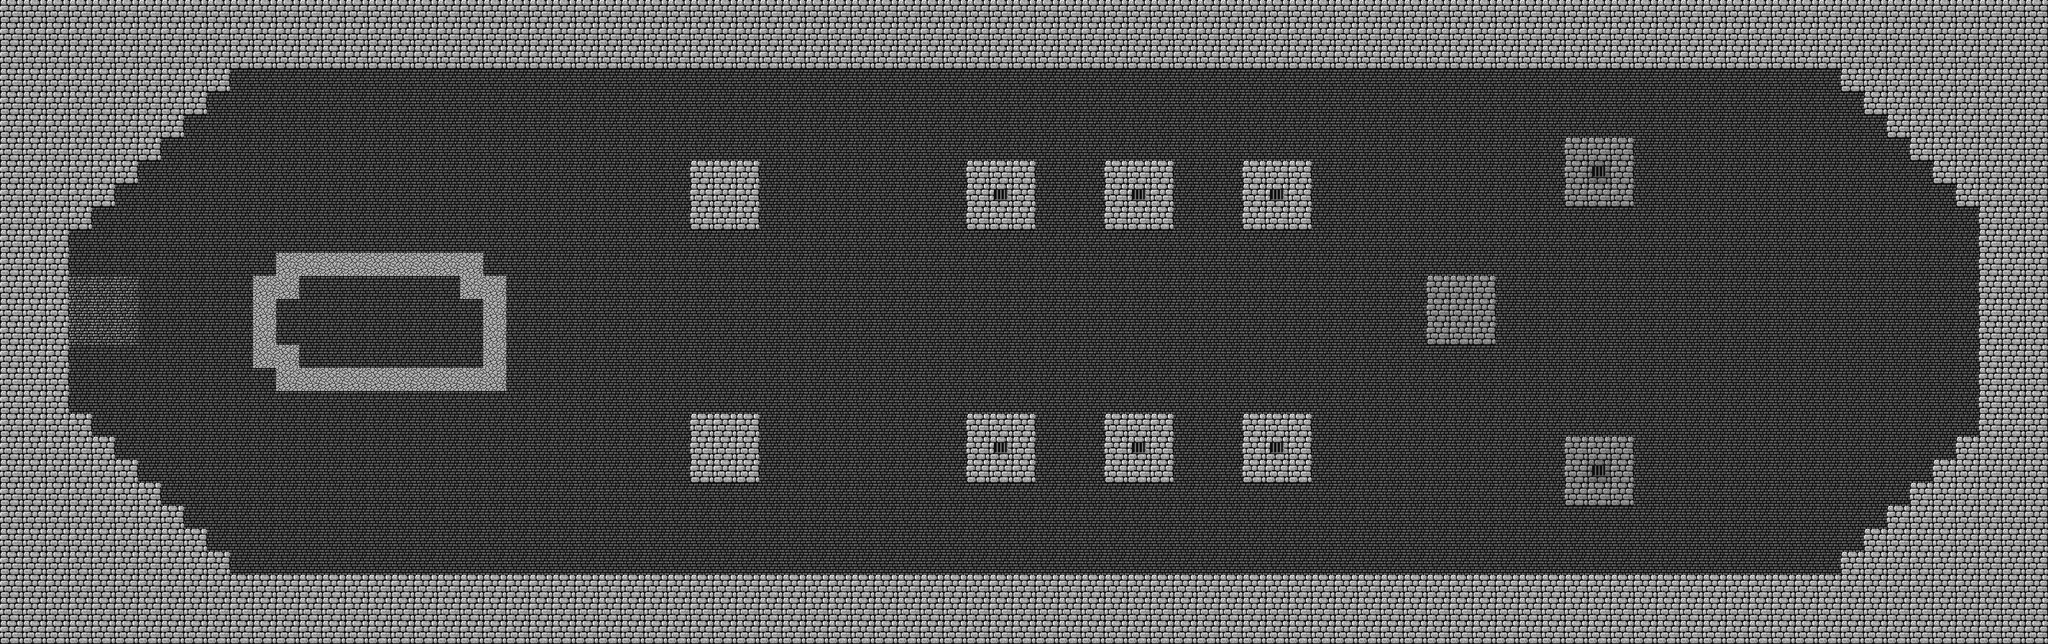

This is a level from a 2D game, rendered from its Tiled map with the project's own tilesets. A one-line summary and the map file follow, with tile-layer data summarised:
An orthogonal 89x28 tile map with 32x32 px tiles, 1 tile layer (Tile Layer 1), 6 tilesets and 39 objects (exit).

<map version="1.0" orientation="orthogonal" width="89" height="28" tilewidth="32" tileheight="32">
 <tileset firstgid="1" name="tilesheet" tilewidth="32" tileheight="32">
  <image source="../public/images/tilesheet.png" width="736" height="672" />
  <terraintypes>
   <terrain name="asdf" tile="-1" />
  </terraintypes>
  <tile id="0" terrain="0,0,0,0" />
 </tileset>
 <tileset firstgid="484" name="exit" tilewidth="96" tileheight="96">
  <image source="../public/images/exit.png" width="96" height="96" />
 </tileset>
 <tileset firstgid="485" name="spike" tilewidth="32" tileheight="32">
  <image source="../public/images/spike.png" width="32" height="32" />
 </tileset>
 <tileset firstgid="486" name="box" tilewidth="32" tileheight="32">
  <image source="../public/images/box.png" width="32" height="32" />
 </tileset>
 <tileset firstgid="487" name="baddie" tilewidth="32" tileheight="32">
  <image source="../public/images/baddie.png" width="128" height="32" />
 </tileset>
 <tileset firstgid="491" name="button" tilewidth="32" tileheight="32">
  <image source="../public/images/button.png" width="64" height="32" />
 </tileset>
 <layer name="Tile Layer 1" width="89" height="28">
  <data>[2492 cells, 2492 non-empty, 7 distinct tile ids]</data>
 </layer>
 <objectgroup name="Spike Layer" width="89" height="28">
  <object gid="485" x="800" y="640" width="1024" height="1024" />
  <object gid="485" x="800" y="448" />
  <object gid="485" x="800" y="288" width="1024" height="1024" />
  <object gid="485" x="1184" y="448" />
  <object gid="485" x="2624" y="224" />
  <object gid="485" x="2624" y="704" />
  <object gid="485" x="1760" y="352" />
  <object gid="485" x="1824" y="288" />
  <object gid="485" x="1760" y="224" />
  <object gid="485" x="1696" y="288" />
  <object gid="485" x="2560" y="160" />
  <object gid="485" x="2560" y="768" />
  <object gid="485" x="1824" y="640" />
  <object gid="485" x="1760" y="576" />
  <object gid="485" x="1696" y="640" />
  <object gid="485" x="1760" y="704" />
  <object gid="485" x="2688" y="288" />
  <object gid="485" x="2688" y="640" />
  <object gid="485" x="1568" y="224" />
  <object gid="485" x="1632" y="640" />
  <object gid="485" x="1568" y="704" />
  <object gid="485" x="1632" y="288" />
  <object gid="485" x="1376" y="800" width="1024" height="1024" />
  <object gid="485" x="1376" y="128" width="1024" height="1024" />
  <object gid="485" x="1088" y="800" />
  <object gid="485" x="1088" y="128" />
  <object gid="485" x="544" y="448" />
  <object gid="485" x="2144" y="256" />
  <object gid="485" x="2208" y="320" />
  <object gid="485" x="2272" y="256" />
  <object gid="485" x="2208" y="192" />
  <object gid="485" x="2144" y="672" />
  <object gid="485" x="2208" y="736" />
  <object gid="485" x="2272" y="672" />
  <object gid="485" x="2208" y="608" />
 </objectgroup>
 <objectgroup name="Exit" width="89" height="28">
  <object name="Exit" type="exit" gid="484" x="2656" y="480" />
 </objectgroup>
 <objectgroup name="Spawn" width="89" height="28">
  <object x="128" y="416">
   <polyline points="0,0 0,32 32,32 32,0 0,0" />
  </object>
 </objectgroup>
 <objectgroup name="Box Layer" width="89" height="28" opacity="0.7">
  <object gid="486" x="288" y="512" />
  <object gid="486" x="448" y="480" />
 </objectgroup>
 <objectgroup name="Baddies" width="89" height="28" />
 <objectgroup name="Buttons" width="89" height="28" />
</map>
